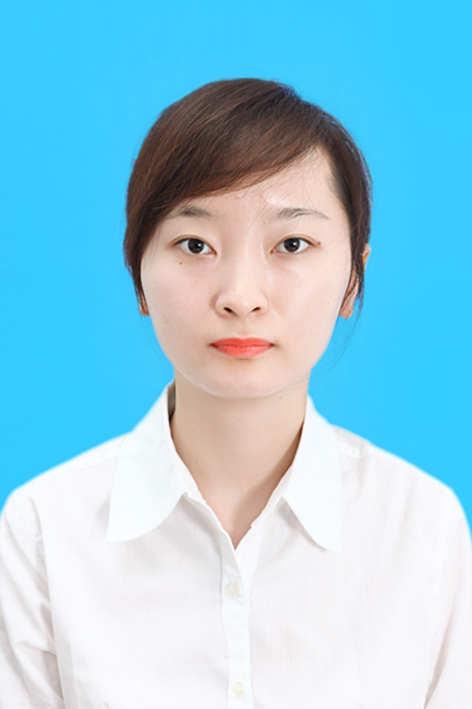
#> input picture edge_detection/1.jpg, 472 x 709 px
$ python find_contours.py   (older library calls are emulated)
#> lines starting #> are read from the running program, lines starting #| are printed output that depends on the picture; after the words box and inside, x2 and y2 are one past the last pixel; in counts of white or black regions, pixels touching at a corner belong together
import numpy as np
import cv2 as cv
im=cv.imread('1.jpg')
#> im is the input picture: shape (709, 472, 3); mean B, G, R 224.2, 204.2, 149
imgray=cv.cvtColor(im,cv.COLOR_BGR2GRAY)
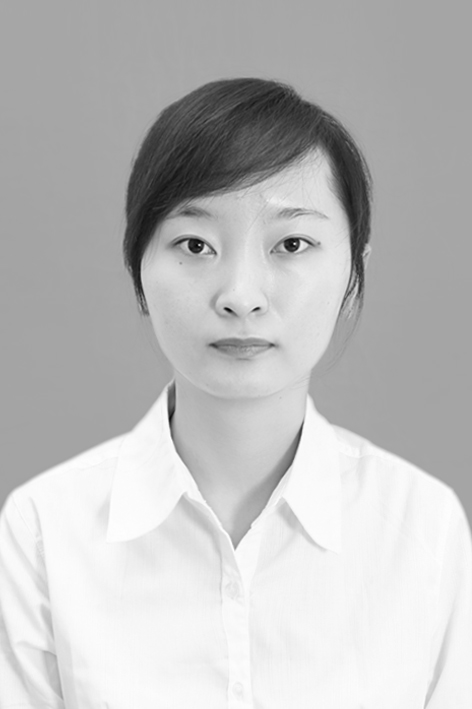
#> imgray: shape (709, 472); min 0, max 255, mean 190
ret,thresh=cv.threshold(imgray,127,255,0)
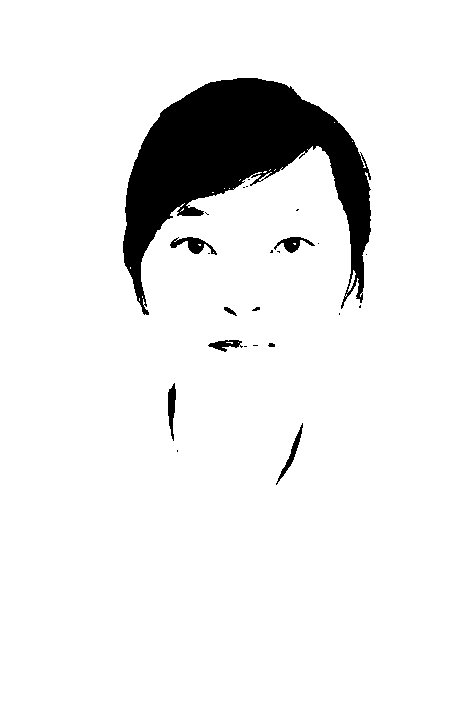
#> thresh: shape (709, 472); 92.4% white; 24 black regions (15 under 20 px)
im2,contours,hierarchy=cv.findContours(thresh,cv.RETR_TREE, cv.CHAIN_APPROX_SIMPLE)
#> contours = 53 contours, 42 with area under 20; largest, box (x1, y1, x2, y2) and area: (0, 0, 472, 709) 333468, (122, 77, 372, 316) 24539, (169, 236, 218, 256) 428, (167, 382, 177, 442) 342, (273, 236, 316, 254) 332
cv.drawContours(im,contours,-1,(0,255,0),3)
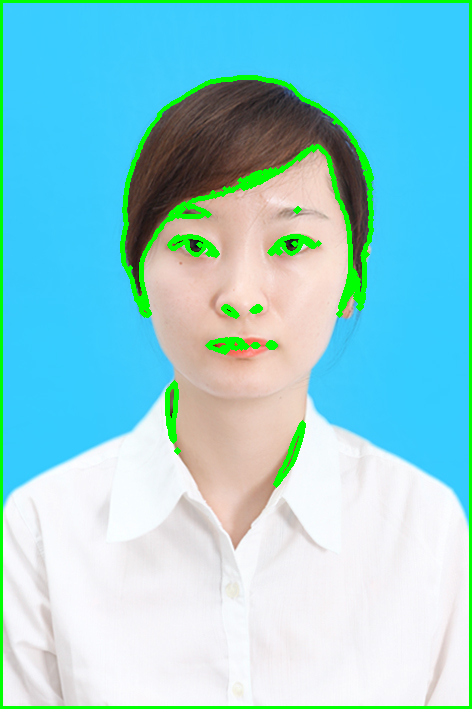
#> im: shape (709, 472, 3); 4.96% of pixels changed, all inside (x1, y1, x2, y2) = (0, 0, 472, 709)
cv.imwrite('output.jpg',im)
